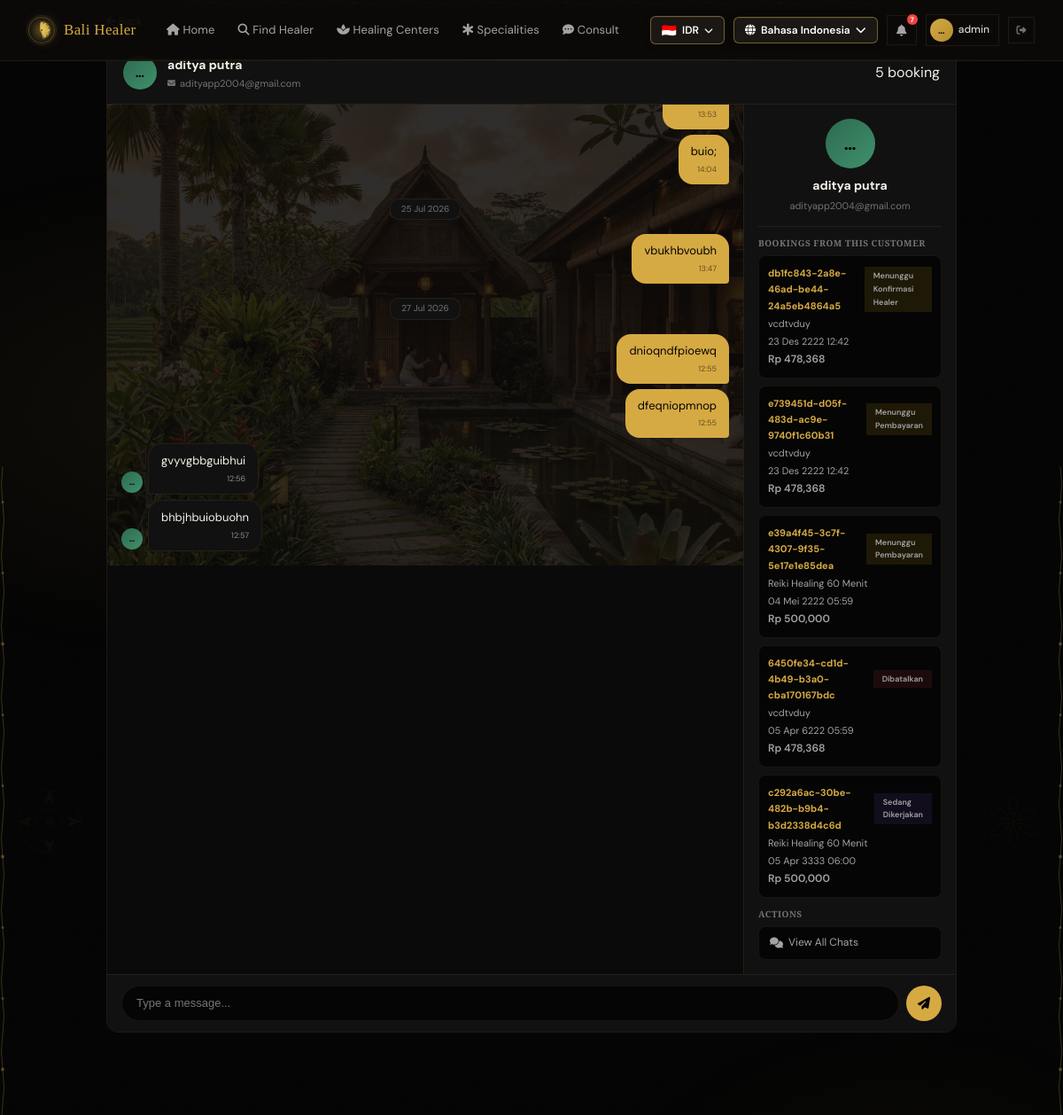
Before: /id/dashboard/healer/chat/1/ (signed in, upper part) with the older database file.
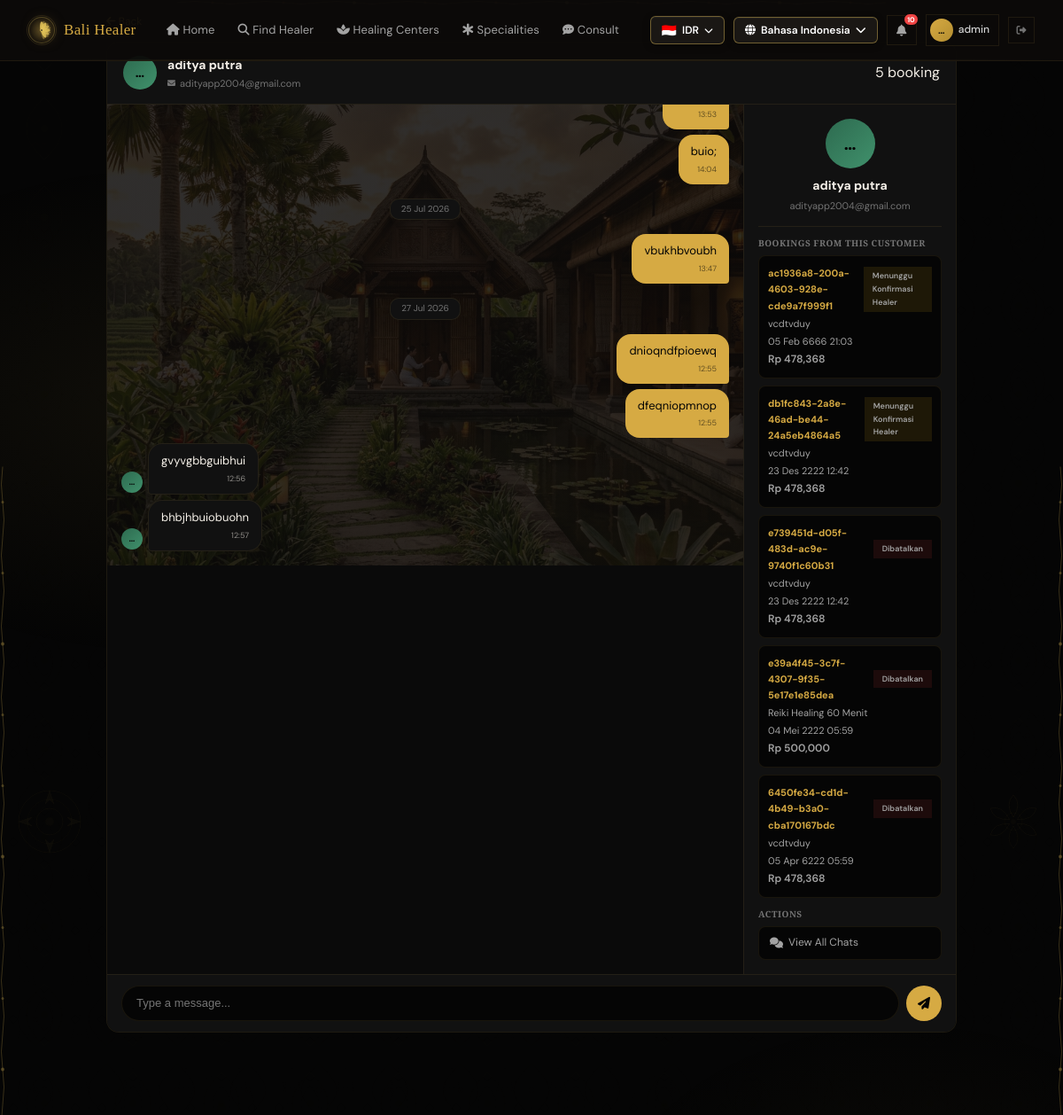
After: the same page with the newer database file.
### healers/models.py (models this page shows, shortened)
class ChatMessage(models.Model):
    room = models.ForeignKey(ChatRoom, on_delete=models.CASCADE, related_name='messages')
    sender = models.ForeignKey(User, on_delete=models.CASCADE, related_name='sent_messages')
    message = models.TextField()
    is_read = models.BooleanField(default=False, db_index=True)
    created_at = models.DateTimeField(auto_now_add=True)
    class Meta:
        ordering = ['created_at']

class ChatRoom(models.Model):
    healer = models.ForeignKey(Healer, on_delete=models.CASCADE, related_name='chat_rooms')
    customer = models.ForeignKey(User, on_delete=models.CASCADE, related_name='chat_rooms')
    created_at = models.DateTimeField(auto_now_add=True)
    updated_at = models.DateTimeField(auto_now=True)
    objects = ChatRoomQuerySet.as_manager()
    class Meta:
        unique_together = ['healer', 'customer']
        ordering = ['-updated_at']

### bookings/models.py (models this page shows, shortened)
class Booking(models.Model):
    STATUS_CHOICES = [
        ('pending_payment', 'Menunggu Pembayaran'),
        ('pending_confirm', 'Menunggu Konfirmasi Healer'),
        ('confirmed', 'Dikonfirmasi'),
        ('in_progress', 'Sedang Dikerjakan'),
        ('completed', 'Selesai'),
        ('cancelled', 'Dibatalkan'),
        ('expired', 'Kadaluarsa'),
        ('refunded', 'Dikembalikan'),
    ]
    VALID_TRANSITIONS = {
        'pending_payment': ['pending_confirm', 'cancelled', 'expired'],
        'pending_confirm': ['confirmed', 'cancelled', 'refunded'],
        'confirmed': ['in_progress', 'cancelled', 'refunded'],
        'in_progress': ['completed', 'refunded'],
        'completed': [],
        'cancelled': [],
        'expired': [],
        'refunded': [],
    }
    booking_code = models.CharField(max_length=40, unique=True, blank=True)
    healer = models.ForeignKey(Healer, on_delete=models.CASCADE, related_name='bookings')
    customer = models.ForeignKey(User, on_delete=models.SET_NULL, null=True, blank=True, related_name='bookings')
    customer_name = models.CharField(max_length=200)
    customer_email = models.EmailField()
    customer_phone = models.CharField(max_length=20)
    service_type = models.CharField(max_length=200)
    service_price_idr = models.DecimalField(max_digits=12, decimal_places=2, default=0)
    booking_date = models.DateField()
    booking_time = models.TimeField()
    notes = models.TextField(blank=True)
    total_price_idr = models.DecimalField(max_digits=12, decimal_places=2, default=0)
    currency = models.CharField(max_length=10, default='IDR')
    total_price_converted = models.DecimalField(max_digits=12, decimal_places=2, default=0)
    status = models.CharField(max_length=20, choices=STATUS_CHOICES, default='pending_payment', db_index=True)
    confirmed_at = models.DateTimeField(null=True, blank=True)
    started_at = models.DateTimeField(null=True, blank=True)
    completed_at = models.DateTimeField(null=True, blank=True)
    cancelled_at = models.DateTimeField(null=True, blank=True)
    cancel_reason = models.TextField(blank=True)
    created_at = models.DateTimeField(auto_now_add=True)
    updated_at = models.DateTimeField(auto_now=True)
    class Meta:
        ordering = ['-created_at']

### accounts/views.py (the view)
# urls.py: path('dashboard/healer/chat/<int:room_id>/', views.healer_chat_room, name='healer_chat_room'),
@require_healer_profile
def healer_chat_room(request, profile, healer, room_id):
    room = get_object_or_404(
        ChatRoom.objects.select_related('customer', 'healer'),
        id=room_id, healer=healer
    )
    room.messages.filter(is_read=False).exclude(sender=request.user).update(is_read=True)
    services = healer.services.filter(is_active=True)
    customer_bookings = Booking.objects.filter(
        healer=healer,
        customer_email=room.customer.email,
    ).select_related('healer').order_by('-created_at')[:5]
    return render(request, 'chat_room.html', {
        'room': room,
        'healer': healer,
        'chat_messages': room.messages.select_related('sender').all(),
        'services': services,
        'chat_role': 'healer',
        'customer_bookings': customer_bookings,
    })

### accounts/context_processors.py (called while the page is built)
def notification_context(request):
    if request.user.is_authenticated:
        unread_count = Notification.objects.filter(user=request.user, is_read=False).count()
        return {'global_unread_notifications': unread_count}
    return {'global_unread_notifications': 0}

### accounts/models.py (called while the page is built)
    @property
    def is_healer(self):
        return self.role == 'healer'

    def get_healer_profile(self):
        if self.is_healer:
            from healers.models import Healer
            return Healer.objects.filter(user=self.user).first()
        return None

### accounts/views.py (called while the page is built)
def require_healer_profile(view_func):
    @wraps(view_func)
    @login_required
    def wrapper(request, *args, **kwargs):
        profile, _created = UserProfile.objects.get_or_create(user=request.user)
        if not profile.is_healer:
            messages.error(request, _('Anda tidak memiliki akses.'))
            return redirect('home')
        healer = profile.get_healer_profile()
        if not healer:
            messages.error(request, _('Profil healer tidak ditemukan.'))
            return redirect('home')
        return view_func(request, profile, healer, *args, **kwargs)
    return wrapper

### templates/chat_room.html (shortened to what the changed rows need)
{% extends "base.html" %}
{% load i18n %}
{% load currency_tags %}
{% block content %}
<div class="section" style="padding-top:10px">
    <div style="max-width:960px;margin:0 auto">
        <div class="chat-container">
            <div class="chat-header">
                {% if chat_role == 'customer' %}
                <div class="chat-avatar" style="background:linear-gradient(135deg,var(--gold),var(--gold-dark))">
                    {{ healer.name|truncatechars:1 }}
                </div>
                <div class="chat-header-info">
                    <strong>{{ healer.name }}</strong>
                    <span><i class="fas fa-star" style="color:var(--gold);font-size:9px;margin-right:2px"></i>{{ healer.specializations|truncatewords:3 }}</span>
                </div>
                <div class="chat-header-actions">
                    <a href="{% url 'healer_detail' healer.slug %}" class="chat-action-btn" title="{% trans 'View Profile' %}"><i class="fas fa-user"></i></a>
                    <a href="{% url 'create_booking' healer.id %}" class="chat-action-btn gold" title="{% trans 'Booking' %}"><i class="fas fa-calendar-plus"></i></a>
                </div>
                {% else %}
                <div class="chat-avatar" style="background:linear-gradient(135deg,var(--jade),var(--jade-light))">
                    {{ room.customer.get_full_name|default:room.customer.username|truncatechars:1 }}
                </div>
                <div class="chat-header-info">
                    <strong>{{ room.customer.get_full_name|default:room.customer.username }}</strong>
                    <span><i class="fas fa-envelope" style="font-size:9px;margin-right:2px"></i>{{ room.customer.email }}</span>
                </div>
                <div class="chat-header-actions">
                    {% if customer_bookings %}
                    <span class="chat-badge">{{ customer_bookings|length }} {% trans "booking" %}</span>
                    {% endif %}
                </div>
                {% endif %}
            </div>
            <div class="chat-body">
                <div class="chat-messages" id="chat-messages">
                    {% if chat_messages %}
                    {% regroup chat_messages by created_at.date as date_groups %}
                    {% for date_group in date_groups %}
                    <div class="chat-date-divider">
                        <span>{{ date_group.grouper|date:"d M Y" }}</span>
                    </div>
                    {% for msg in date_group.list %}
                    <div class="chat-msg-row {% if msg.sender == request.user %}mine{% else %}theirs{% endif %}">
                        {% if msg.sender != request.user %}
                        <div class="chat-msg-avatar" style="background:{% if chat_role == 'customer' %}linear-gradient(135deg,var(--gold),var(--gold-dark)){% else %}linear-gradient(135deg,var(--jade),var(--jade-light)){% endif %}">
                            {% if chat_role == 'customer' %}{{ healer.name|truncatechars:1 }}{% else %}{{ room.customer.get_full_name|default:room.customer.username|truncatechars:1 }}{% endif %}
                        </div>
                        {% endif %}
                        <div class="chat-bubble {% if msg.sender == request.user %}mine{% else %}theirs{% endif %}">
                            <p>{{ msg.message }}</p>
                            <span class="chat-time">{{ msg.created_at|time:"H:i" }}</span>
                        </div>
                    </div>
                    {% endfor %}
                    {% endfor %}
                    {% else %}
                    <div class="chat-empty">
                        <i class="fas fa-comments"></i>
                        <p>{% trans "Start a conversation..." %}</p>
                    </div>
                    {% endif %}
                </div>
                <div class="chat-sidebar" id="chat-sidebar">
                    {% if chat_role == 'customer' %}
                    <div class="sidebar-profile">
                        <div class="sidebar-avatar" style="background:linear-gradient(135deg,var(--gold),var(--gold-dark))">
                            {{ healer.name|truncatechars:1 }}
                        </div>
                        <strong>{{ healer.name }}</strong>
                        <span class="sidebar-spec">{{ healer.specializations|truncatewords:4 }}</span>
                        <div class="sidebar-rating">
                            {% for i in "12345" %}{% if forloop.counter <= healer.rating %}<i class="fas fa-star"></i>{% else %}<i class="far fa-star"></i>{% endif %}{% endfor %}
                            <span>{{ healer.rating }}</span>
                        </div>
                    </div>
                    <a href="{% url 'create_booking' healer.id %}" class="sidebar-book-btn">
                        <i class="fas fa-calendar-plus"></i> {% trans "Book Now" %}
                    </a>
                    {% if services %}
                    <div class="sidebar-section">
                        <h4>{% trans "Services" %}</h4>
                        {% for svc in services %}
                        <div class="sidebar-service">
                            <div>
                                <strong>{{ svc.name }}</strong>
                                <span>{{ svc.duration_minutes }} {% trans "min" %}</span>
                            </div>
                            <span class="sidebar-price" data-price-idr="{{ svc.price_idr|floatformat:0 }}">{{ svc.price_idr|convert_price:LANGUAGE_CODE }}</span>
                        </div>
                        {% endfor %}
                    </div>
                    {% endif %}
                    <div class="sidebar-section">
                        <h4>{% trans "Info" %}</h4>
                        <div class="sidebar-info-row">
                            <i class="fas fa-map-marker-alt"></i>
                            <span>{{ healer.address|default:"-"|truncatewords:5 }}</span>
                        </div>
                        <div class="sidebar-info-row">
                            <i class="fas fa-briefcase"></i>
                            <span>{{ healer.experience_years }} {% trans "years experience" %}</span>
                        </div>
                    </div>
                    {% else %}
                    <div class="sidebar-profile">
                        <div class="sidebar-avatar" style="background:linear-gradient(135deg,var(--jade),var(--jade-light))">
                            {{ room.customer.get_full_name|default:room.customer.username|truncatechars:1 }}
                        </div>
                        <strong>{{ room.customer.get_full_name|default:room.customer.username }}</strong>
                        <span class="sidebar-spec">{{ room.customer.email }}</span>
                    </div>
                    {% if customer_bookings %}
                    <div class="sidebar-section">
                        <h4>{% trans "Bookings from This Customer" %}</h4>
                        {% for b in customer_bookings %}
                        <a href="{% url 'booking_detail' b.booking_code %}" class="sidebar-booking">
                            <div class="sidebar-booking-header">
                                <strong>{{ b.booking_code }}</strong>
                                <span class="status-badge status-{{ b.status }}" style="font-size:9px">{{ b.get_status_display }}</span>
                            </div>
                            <span>{{ b.service_type }}</span>
                            <span>{{ b.booking_date|date:"d M Y" }} {{ b.booking_time|time:"H:i" }}</span>
                            <span class="sidebar-price">{{ b.total_price_idr|convert_price:LANGUAGE_CODE }}</span>
                        </a>
                        {% endfor %}
                    </div>
                    {% else %}
                    <div class="sidebar-section">
                        <p style="font-size:12px;color:var(--stone-500);text-align:center">{% trans "No bookings from this customer yet." %}</p>
                    </div>
                    {% endif %}
                    <div class="sidebar-section">
                        <h4>{% trans "Actions" %}</h4>
                        <a href="{% url 'customer_chat_list' %}" class="sidebar-action-btn">
                            <i class="fas fa-comments"></i> {% trans "View All Chats" %}
                        </a>
                    </div>
                    {% endif %}
                </div>
            </div>
        </div>
    </div>
</div>
{% endblock %}

### templates/base.html (shortened to what the changed rows need)
{% load static %}
{% load i18n %}
<!DOCTYPE html>
<html lang="{{ LANGUAGE_CODE }}">
<head>
    <link rel="preload" href="https://cdnjs.cloudflare.com/ajax/libs/font-awesome/6.5.1/css/all.min.css" as="style" onload="this.onload=null;this.rel='stylesheet'">
    <link rel="stylesheet" href="{% static 'css/style.css' %}?v=12">
</head>
<body>
    <header class="header" id="main-header">
        <div class="header-inner">
            <div class="nav-right">
                {% get_current_language as CURRENT_LANGUAGE %}
                {% get_available_languages as AVAILABLE_LANGUAGES %}
                {% get_language_info_list for AVAILABLE_LANGUAGES as languages %}
                <div class="lang-switcher" id="langSwitcher">
                    <button class="lang-switcher-btn">
                        <i class="fas fa-globe"></i>
                        {% for lang in languages %}
                            {% if lang.code == CURRENT_LANGUAGE %}{{ lang.name_local }}{% endif %}
                        {% endfor %}
                        <i class="fas fa-chevron-down"></i>
                    </button>
                </div>
                {% if user.is_authenticated %}
                <button type="button" class="notif-bell-btn" id="notifBellBtn" title="{% trans 'Notifications' %}">
                    <i class="fas fa-bell"></i>
                    {% if global_unread_notifications > 0 %}
                    <span class="notif-bell-badge" id="notifBadge">{{ global_unread_notifications }}</span>
                    {% endif %}
                </button>
                {% else %}
                <a href="{% url 'login' %}" class="nav-link"><i class="fas fa-right-to-bracket"></i> {% trans "Login" %}</a>
                <a href="{% url 'register_choose' %}" class="btn-find"><i class="fas fa-user-plus"></i> {% trans "Register" %}</a>
                {% endif %}
            </div>
        </div>
    </header>
    <main class="batik-main">
        {% block content %}{% endblock %}
    </main>
</body>
</html>

Changed rows visible on the page:
no longer on this page (row unchanged): Booking: booking_code "c292a6ac-30be-482b-b9b4-b3d2338d4c6d", status "Sedang Dikerjakan", service_type "Reiki Healing 60 Menit", booking_date "05 Apr 3333", booking_time "06:00", total_price_idr|convert_price "Rp 500,000"
added Booking: booking_code "ac1936a8-200a-4603-928e-cde9a7f999f1", status "Menunggu Konfirmasi Healer", service_type "vcdtvduy", booking_date "05 Feb 6666", booking_time "21:03", total_price_idr|convert_price "Rp 478,368"
changed Booking "e739451d-d05f-483d-ac9e-9740f1c60b31": status "Menunggu Pembayaran" → "Dibatalkan"
changed Booking "Rp 500,000": status "Menunggu Pembayaran" → "Dibatalkan"
Other visible differences:
{{ global_unread_notifications }}: "7" → "10"
